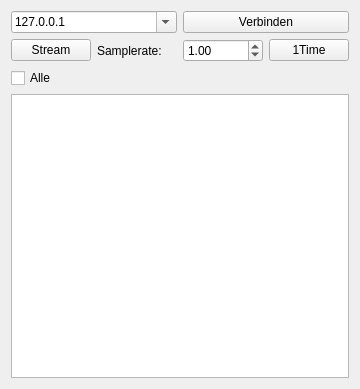
<?xml version="1.0" encoding="UTF-8"?>
<ui version="4.0">
 <class>NetWoRTOC</class>
 <widget class="QWidget" name="NetWoRTOC">
  <property name="geometry">
   <rect>
    <x>0</x>
    <y>0</y>
    <width>360</width>
    <height>389</height>
   </rect>
  </property>
  <property name="windowTitle">
   <string>NetWoRTOC</string>
  </property>
  <layout class="QVBoxLayout" name="verticalLayout">
   <item>
    <layout class="QHBoxLayout" name="horizontalLayout_2">
     <item>
      <widget class="QComboBox" name="comboBox">
       <property name="editable">
        <bool>true</bool>
       </property>
       <item>
        <property name="text">
         <string>127.0.0.1</string>
        </property>
       </item>
      </widget>
     </item>
     <item>
      <widget class="QPushButton" name="connectButton">
       <property name="text">
        <string>Verbinden</string>
       </property>
      </widget>
     </item>
    </layout>
   </item>
   <item>
    <layout class="QHBoxLayout" name="horizontalLayout">
     <item>
      <widget class="QPushButton" name="streamButton">
       <property name="text">
        <string>Stream</string>
       </property>
       <property name="checkable">
        <bool>true</bool>
       </property>
      </widget>
     </item>
     <item>
      <widget class="QLabel" name="labelss">
       <property name="text">
        <string>Samplerate:</string>
       </property>
      </widget>
     </item>
     <item>
      <widget class="QDoubleSpinBox" name="doubleSpinBox">
       <property name="value">
        <double>1.000000000000000</double>
       </property>
      </widget>
     </item>
     <item>
      <widget class="QPushButton" name="singleButton">
       <property name="text">
        <string>1Time</string>
       </property>
      </widget>
     </item>
    </layout>
   </item>
   <item>
    <widget class="QCheckBox" name="checkBox">
     <property name="text">
      <string>Alle</string>
     </property>
    </widget>
   </item>
   <item>
    <widget class="QListWidget" name="listWidget">
     <property name="alternatingRowColors">
      <bool>true</bool>
     </property>
     <property name="selectionMode">
      <enum>QAbstractItemView::MultiSelection</enum>
     </property>
    </widget>
   </item>
  </layout>
 </widget>
 <resources/>
 <connections/>
</ui>
